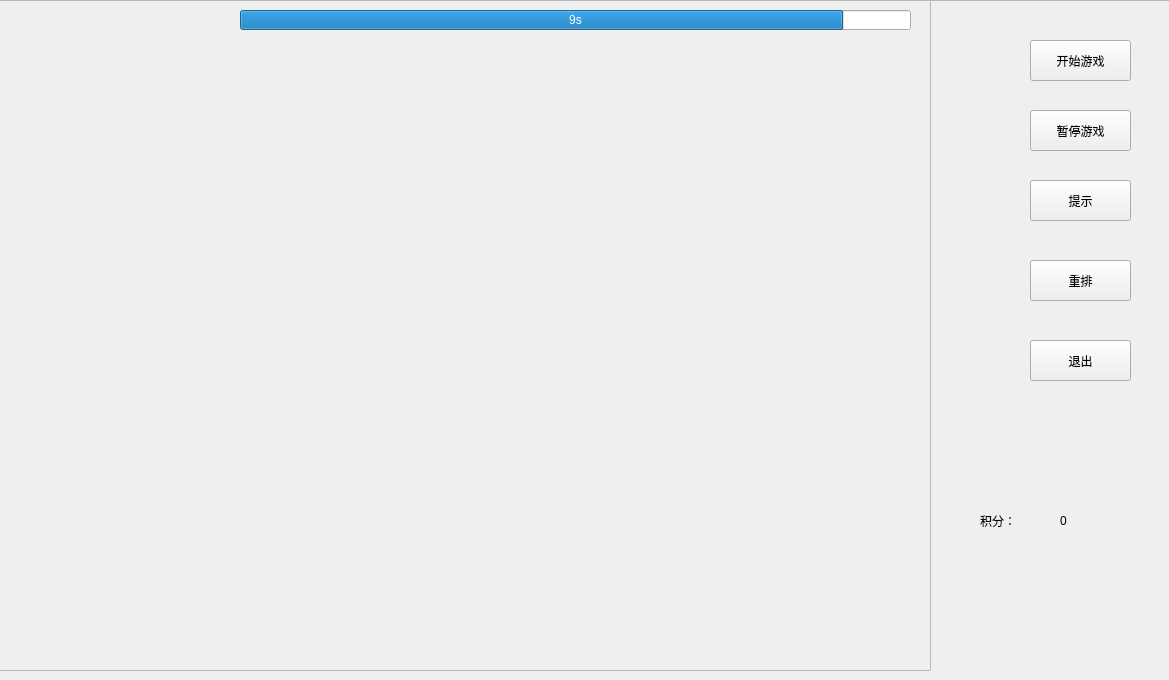
<?xml version="1.0" encoding="UTF-8"?>
<ui version="4.0">
 <class>Game</class>
 <widget class="QWidget" name="Game">
  <property name="geometry">
   <rect>
    <x>0</x>
    <y>0</y>
    <width>1169</width>
    <height>680</height>
   </rect>
  </property>
  <property name="windowTitle">
   <string>Form</string>
  </property>
  <property name="styleSheet">
   <string notr="true">background-image: url(:/resource/image/game.png);</string>
  </property>
  <widget class="QFrame" name="frame_2">
   <property name="geometry">
    <rect>
     <x>-10</x>
     <y>0</y>
     <width>1181</width>
     <height>701</height>
    </rect>
   </property>
   <property name="frameShape">
    <enum>QFrame::StyledPanel</enum>
   </property>
   <property name="frameShadow">
    <enum>QFrame::Raised</enum>
   </property>
   <widget class="QFrame" name="frame">
    <property name="geometry">
     <rect>
      <x>0</x>
      <y>0</y>
      <width>941</width>
      <height>671</height>
     </rect>
    </property>
    <property name="frameShape">
     <enum>QFrame::StyledPanel</enum>
    </property>
    <property name="frameShadow">
     <enum>QFrame::Raised</enum>
    </property>
    <property name="lineWidth">
     <number>5</number>
    </property>
    <widget class="QProgressBar" name="progressBar">
     <property name="geometry">
      <rect>
       <x>250</x>
       <y>10</y>
       <width>671</width>
       <height>20</height>
      </rect>
     </property>
     <property name="maximum">
      <number>10</number>
     </property>
     <property name="value">
      <number>9</number>
     </property>
     <property name="textVisible">
      <bool>true</bool>
     </property>
     <property name="format">
      <string>%vs</string>
     </property>
    </widget>
   </widget>
   <widget class="QPushButton" name="startButton">
    <property name="geometry">
     <rect>
      <x>1040</x>
      <y>40</y>
      <width>101</width>
      <height>41</height>
     </rect>
    </property>
    <property name="styleSheet">
     <string notr="true">background-image: url(:/resource/image/white.png);</string>
    </property>
    <property name="text">
     <string>开始游戏</string>
    </property>
   </widget>
   <widget class="QPushButton" name="stopButton">
    <property name="geometry">
     <rect>
      <x>1040</x>
      <y>110</y>
      <width>101</width>
      <height>41</height>
     </rect>
    </property>
    <property name="styleSheet">
     <string notr="true">background-image: url(:/resource/image/white.png);</string>
    </property>
    <property name="text">
     <string>暂停游戏</string>
    </property>
   </widget>
   <widget class="QPushButton" name="attendtionButton">
    <property name="geometry">
     <rect>
      <x>1040</x>
      <y>180</y>
      <width>101</width>
      <height>41</height>
     </rect>
    </property>
    <property name="styleSheet">
     <string notr="true">background-image: url(:/resource/image/white.png);</string>
    </property>
    <property name="text">
     <string>提示</string>
    </property>
   </widget>
   <widget class="QPushButton" name="resetButton">
    <property name="geometry">
     <rect>
      <x>1040</x>
      <y>260</y>
      <width>101</width>
      <height>41</height>
     </rect>
    </property>
    <property name="styleSheet">
     <string notr="true">background-image: url(:/resource/image/white.png);</string>
    </property>
    <property name="text">
     <string>重排</string>
    </property>
   </widget>
   <widget class="QPushButton" name="leftButton">
    <property name="geometry">
     <rect>
      <x>1040</x>
      <y>340</y>
      <width>101</width>
      <height>41</height>
     </rect>
    </property>
    <property name="styleSheet">
     <string notr="true">background-image: url(:/resource/image/white.png);</string>
    </property>
    <property name="text">
     <string>退出</string>
    </property>
   </widget>
   <widget class="QLabel" name="label">
    <property name="geometry">
     <rect>
      <x>990</x>
      <y>490</y>
      <width>81</width>
      <height>61</height>
     </rect>
    </property>
    <property name="styleSheet">
     <string notr="true">background-image: url(:/resource/image/white.png);
font: 24pt &quot;Arial&quot;;</string>
    </property>
    <property name="text">
     <string>积分：</string>
    </property>
   </widget>
   <widget class="QLabel" name="scorelabel">
    <property name="geometry">
     <rect>
      <x>1070</x>
      <y>490</y>
      <width>61</width>
      <height>61</height>
     </rect>
    </property>
    <property name="styleSheet">
     <string notr="true">background-image: url(:/resource/image/white.png);
font: 22pt &quot;Arial&quot;;
font: 12pt &quot;Arial&quot;;
font: 22pt &quot;Arial&quot;;</string>
    </property>
    <property name="text">
     <string>0</string>
    </property>
   </widget>
  </widget>
 </widget>
 <resources/>
 <connections/>
</ui>
